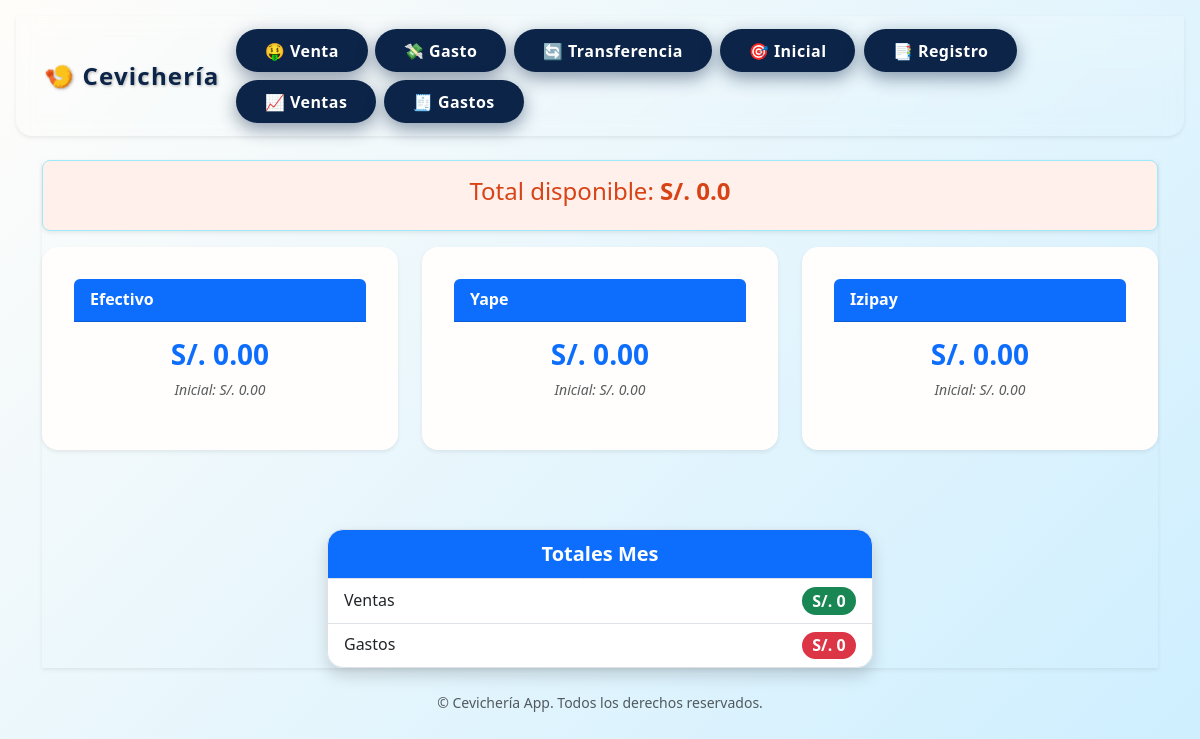
The page / on the database its author committed.
### models.py (models this page shows)
class Saldo(db.Model):
    id = db.Column(db.Integer, primary_key=True)
    metodo_pago = db.Column(db.String(20), unique=True, nullable=False)
    saldo = db.Column(db.Float, nullable=False)
    monto_inicial = db.Column(db.Float, nullable=False)

### app.py (the view)
@app.route('/')
def dashboard():
    saldos = obtener_saldos()
    ventas = obtener_ventas()
    gastos = obtener_gastos()
    total_dinero = sum(s.saldo for s in saldos) if saldos else 0
    return render_template('dashboard.html',
                           saldos=saldos,
                           ventas=ventas,
                           gastos=gastos,
                           total_dinero=total_dinero)

### app.py (called while the page is built)
def obtener_saldos():
    return Saldo.query.all()

def obtener_ventas():
    return Venta.query.order_by(Venta.fecha.desc()).all()

def obtener_gastos():
    return Gasto.query.order_by(Gasto.fecha.desc()).all()

### templates/dashboard.html
{% extends 'base.html' %}
{% block content %}
<div class="alert alert-info text-center shadow-sm py-3 fs-5 rounded-3">
  <h4>Total disponible: <strong>S/. {{ total_dinero | round(2) }}</strong></h4>
</div>
<div class="row mb-5 g-4">
  {% for s in saldos %}
    <div class="col-12 col-sm-6 col-md-4">
      <div class="card shadow-sm border-0 rounded-4">
        <div class="card-header bg-primary text-white fw-semibold rounded-top">
          {{ s.metodo_pago }}
        </div>
        <div class="card-body text-center">
          <h5 class="card-title fs-3 fw-bold text-primary">S/. {{ '%.2f' | format(s.saldo) }}</h5>
          <p class="card-text text-muted fst-italic small">
            Inicial: S/. {{ '%.2f' | format(s.monto_inicial) }}
          </p>
        </div>
      </div>
    </div>
  {% endfor %}
</div>
<div class="row justify-content-center">
  <div class="col-md-6">
    <ul class="list-group shadow rounded-4 overflow-hidden">
      <li class="list-group-item bg-primary text-white fs-5 fw-semibold text-center">
        Totales Mes
      </li>
      <li class="list-group-item d-flex justify-content-between align-items-center">
        Ventas
        <span class="badge bg-success rounded-pill fs-6">
          S/. {{ ventas | sum(attribute='monto') | round(2) }}
        </span>
      </li>
      <li class="list-group-item d-flex justify-content-between align-items-center">
        Gastos
        <span class="badge bg-danger rounded-pill fs-6">
          S/. {{ gastos | sum(attribute='monto') | round(2) }}
        </span>
      </li>
    </ul>
  </div>
</div>
{% endblock %}

### templates/base.html (shortened to what this page needs)
<!doctype html>
<html lang="es">
<head>
  <link href="https://cdn.jsdelivr.net/npm/bootstrap@5.3.2/dist/css/bootstrap.min.css" rel="stylesheet">
  <link rel="stylesheet" href="{{ url_for('static', filename='css/styles.css') }}">
</head>
<body>
  <nav class="navbar navbar-expand-lg navbar-dark bg-gradient shadow-sm mb-4 px-3">
    <div class="container-fluid d-flex justify-content-between">
      <a class="navbar-brand fs-4" href="{{ url_for('dashboard') }}">🍤 Cevichería</a>
      <div class="collapse navbar-collapse" id="navbarContent">
        <div class="d-flex flex-wrap gap-2 ms-auto">
          <a class="btn btn-light btn-sm" href="{{ url_for('nueva_venta') }}">🤑 Venta</a>
          <a class="btn btn-light btn-sm" href="{{ url_for('nuevo_gasto') }}">💸 Gasto</a>
          <a class="btn btn-light btn-sm" href="{{ url_for('nueva_transferencia') }}">🔄 Transferencia</a>
          <a class="btn btn-light btn-sm" href="{{ url_for('inicial') }}">🎯 Inicial</a>
          <a class="btn btn-light btn-sm" href="{{ url_for('registro') }}">📑 Registro</a>
          <a class="btn btn-light btn-sm" href="{{ url_for('listado_ventas') }}">📈 Ventas</a>
          <a class="btn btn-light btn-sm" href="{{ url_for('listado_gastos') }}">🧾 Gastos</a>
        </div>
      </div>
    </div>
  </nav>
  <div class="container">
    <div class="card-wrapper shadow-sm">
      {% block content %}{% endblock %}
    </div>
  </div>
  <footer class="text-center text-muted py-4 small">
    &copy; {{ current_year }} Cevichería App. Todos los derechos reservados.
  </footer>
</body>
</html>

### static/css/styles.css (style rules this page uses)
:root { --color-primary: #1a237e; --color-secondary: #0b2447; --color-accent: #ff7043; --color-accent-light: #ffa726; --color-text: #222222; --color-bg: linear-gradient(135deg, #fffdfa 0%, #cceeff 100%); --color-white: #fffefc; --color-alert: #d84315; --color-positive: #2e7d32; --color-negative: #dc3545; --font-main: 'Inter', sans-serif; --font-headings: 'Segoe UI', Tahoma, Geneva, Verdana, sans-serif; }
* { box-sizing: border-box; margin: 0; padding: 0; }
html { scroll-behavior: smooth; }
body { font-family: var(--font-main); background: var(--color-bg); color: var(--color-text); line-height: 1.6; padding-bottom: 70px; -webkit-font-smoothing: antialiased; -moz-osx-font-smoothing: grayscale; }
.navbar { background: linear-gradient(90deg, var(--color-accent), var(--color-accent-light)); border-radius: 0 0 1rem 1rem; box-shadow: 0 4px 15px rgba(255, 112, 67, 0.6); padding: 0.8rem 1.5rem; position: sticky; top: 0; z-index: 9999; transition: all 0.3s ease; backdrop-filter: blur(8px); display: flex; align-items: center; justify-content: space-between; }
.navbar-brand { font-weight: 700; font-size: 1.6rem; color: var(--color-secondary); text-shadow: 1px 1px 3px rgba(0, 0, 0, 0.3); letter-spacing: 1.2px; font-family: var(--font-headings); user-select: none; }
.btn { display: inline-block; font-weight: 700; border-radius: 50px; padding: 0.6rem 1.8rem; background: var(--color-secondary); color: white; box-shadow: 0 6px 18px rgba(11, 36, 71, 0.45); transition: background-color 0.3s ease, transform 0.2s ease, box-shadow 0.3s ease; border: none; cursor: pointer; text-align: center; text-decoration: none; user-select: none; font-size: 1rem; letter-spacing: 0.03em; will-change: transform; }
.card { background: var(--color-white); padding: 2rem; border-radius: 1.5rem; box-shadow: 0 15px 40px rgba(255, 112, 67, 0.15); margin-bottom: 2rem; transition: transform 0.4s ease, box-shadow 0.4s ease; border: 1px solid rgba(255, 226, 204, 0.5); animation: fadeInUp 0.7s ease forwards; will-change: transform, box-shadow; }
.alert { padding: 1rem 1.2rem; border-radius: 0.8rem; background: #fff0eb; color: var(--color-alert); margin: 1rem 0; box-shadow: 0 4px 12px rgba(216, 67, 21, 0.12); user-select: none; }
.text-center { text-align: center; }
body { font-family: 'Segoe UI', Tahoma, Geneva, Verdana, sans-serif; color: var(--color-texto); background-color: var(--color-fondo); margin: 1rem; }

### rows shown on the page
Saldo: metodo_pago "Efectivo", saldo "0.00", monto_inicial "0.00"
Saldo: metodo_pago "Yape", saldo "0.00", monto_inicial "0.00"
Saldo: metodo_pago "Izipay", saldo "0.00", monto_inicial "0.00"

### other values the page prints
{{ total_dinero | round(2) }} "0.0"
{{ ventas | sum(attribute='monto') | round(2) }} "0"
{{ gastos | sum(attribute='monto') | round(2) }} "0"
